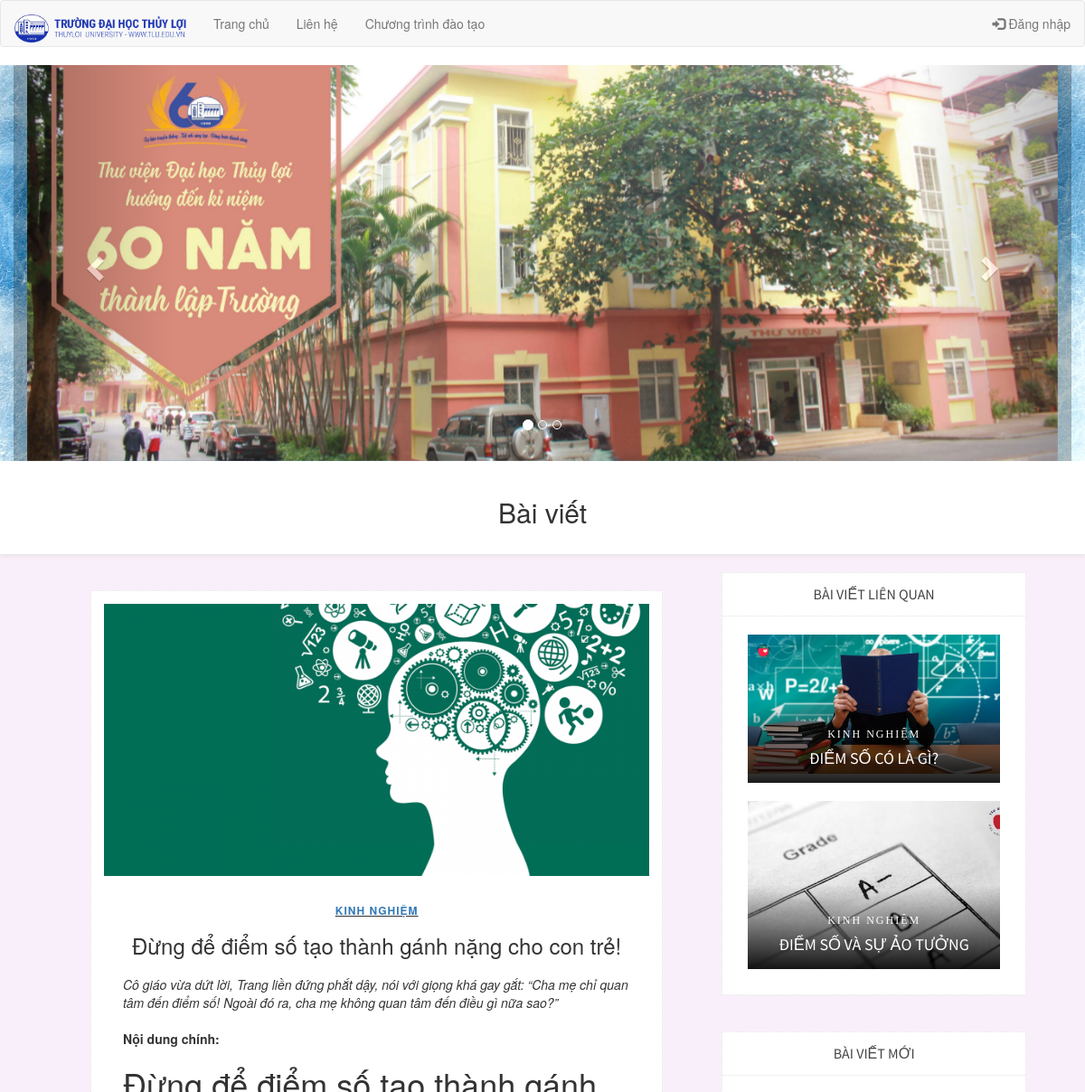
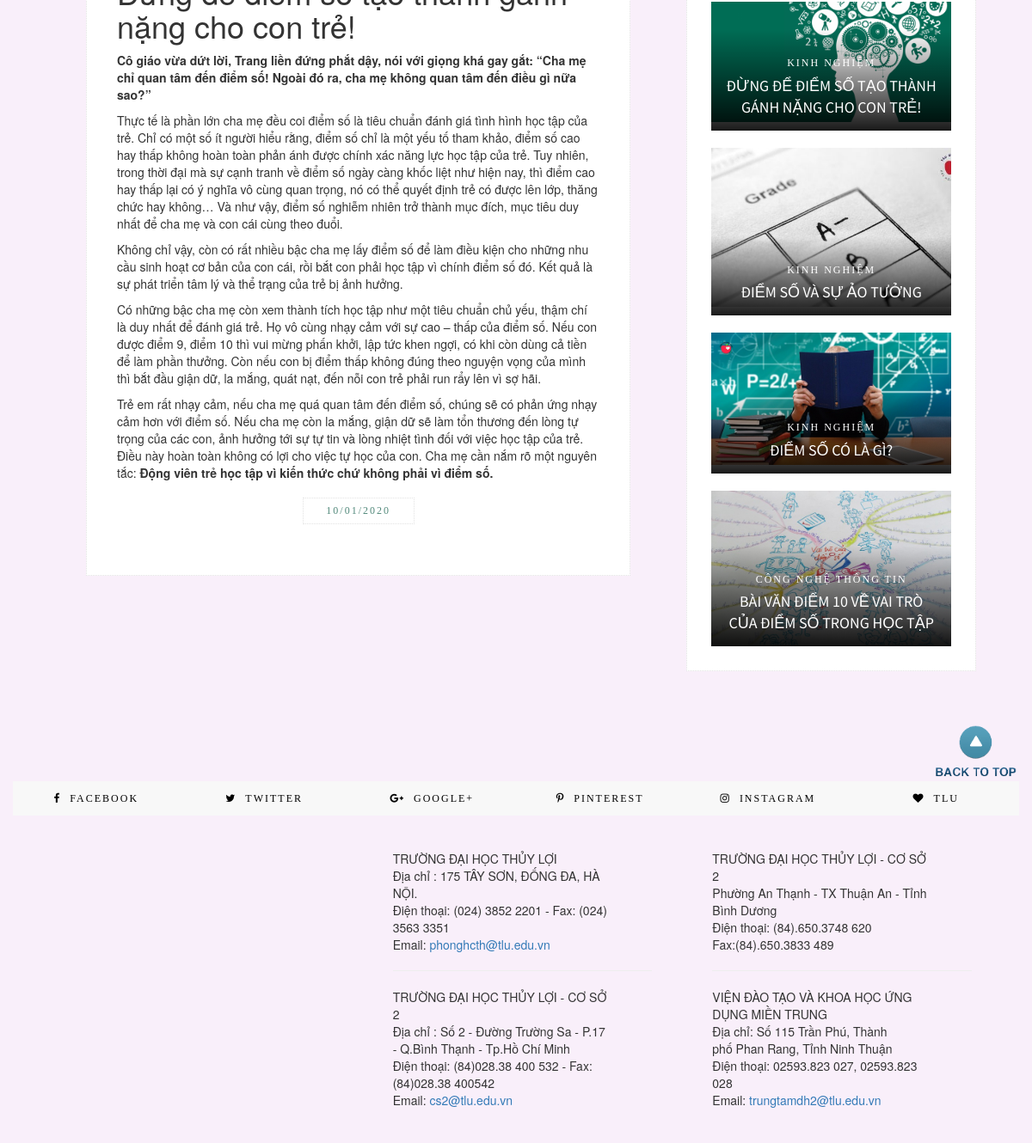
Screenshot of /index.php?controller=detailBlog&id=o3uTXBjcHw with the database file from the repository (2 pictures, top to bottom).
### tables this page shows
CREATE TABLE `menu_list_blog` (
  `id` int(11) NOT NULL,
  `avatar` varchar(255) NOT NULL,
  `name` varchar(255) NOT NULL,
  `metaTitle` varchar(255) NOT NULL,
  `catalog` int(2) DEFAULT NULL,
  `description` varchar(255) NOT NULL,
  `content` text NOT NULL,
  `token` varchar(35) NOT NULL,
  `hot` int(1) NOT NULL DEFAULT 1,
  `new` int(1) NOT NULL DEFAULT 1,
  `dateTime` varchar(20) NOT NULL,
  `created` timestamp NOT NULL DEFAULT current_timestamp(),
  `updated` timestamp NOT NULL DEFAULT current_timestamp() ON UPDATE current_timestamp()
);

CREATE TABLE `menu_catalog` (
  `id` int(11) NOT NULL,
  `name` varchar(255) NOT NULL,
  `metaTitle` varchar(255) NOT NULL,
  `created` timestamp NOT NULL DEFAULT current_timestamp(),
  `updated` timestamp NOT NULL DEFAULT current_timestamp() ON UPDATE current_timestamp()
);

### app/controllers/detailBlog.php (called while the page is built, shortened)
<?php
	class detailBlog extends Controller{
		public function __construct(){
			$id = isset($_GET["id"])?$_GET["id"]:"";
			$value = $this->Model->fetchOne("select * from menu_list_blog where token='$id'");
			include "app/views/detailBlog.php";
		}
	}
	new detailBlog();
?>

### index.php (called while the page is built, shortened)
<?php
	include "config/Config.php";
	include "config/Model.php";
	include "config/Controller.php";
	include "layout/client.php";
?>

### config/Controller.php (called while the page is built, shortened)
<?php
	class Controller {
		public function __construct(){
			$this->Model = new Model();
		}
	}

### config/Model.php (called while the page is built, shortened)
<?php
	class Model {
		public function fetch($sql){
			global $con;
			$result = mysqli_query($con,$sql);
			$arr = array();
			while($rows = mysqli_fetch_array($result))
				$arr[] = $rows;
			return $arr;
		}
		public function fetchOne($sql){
			global $con;
			$result = mysqli_query($con,$sql);
			$rows = mysqli_fetch_array($result);
			return $rows;
		}
	}

### app/controllers/newBlog.php (called while the page is built, shortened)
<?php
	class newBlogClient extends Controller{
		public function __construct(){
			$data = $this->Model->fetch("select * from menu_list_blog where new=1 order by id desc limit 4");
			include "app/views/newBlog.php";
		}
	}
	new newBlogClient();
?>

### app/views/newBlog.php (the view)
<aside class="widget">
    <h1 class="widget-title">Bài viết mới</h1>
    <div class="latest-posts latest">
        <?php foreach ($data as $value) {  ?>
            <div class="media">
                <div class="latest-post-thumb">
                    <img src="<?php echo $value["avatar"] ?>" class="img-responsive" width="100%" />
                </div>
                <div class="media-body">
                    <div class="entry-meta">
                        <a href="#" rel="category tag">
                            <?php
                                $key = $this->Model->fetchOne("select * from menu_catalog where id=".$value["catalog"]);
                                if(isset($key["name"]))
                                    echo $key["name"];
                            ?>
                        </a>
                    </div>
                    <h3 class="entry-title">
                        <a href="index.php?controller=detailBlog&id=<?php echo $value["token"] ?>"><?php echo $value["name"] ?></a>
                    </h3>
                </div>
            </div>
        <?php } ?>
    </div>
</aside>

### app/views/detailBlog.php
<div class="row">
    <div class="col-md-8">
    	<div class="row">
    		<div class="col-md-12">
    			<article class="post hentry">
                    <div class="thumbnails">
                        <img src="<?php echo $value["avatar"] ?>" class="post-thumbnail img-responsive" width="100%" />
                    </div>
    				<div class="post-content-area">
    					<header class="entry-header text-center">
                            <div class="post-cat">
                            	<a href="#" rel="category tag">
                            		<?php
                            			$key = $this->Model->fetchOne("select * from menu_catalog where id=".$value["catalog"]);
                            			if(isset($key["name"]))
                            				echo $key["name"];
                            		?>
                            	</a>
                            </div>
                        	<div class="entry-title" style="font-weight: 600px; font-size: 24px;">
                        		<?php echo $value["name"] ?>
                        	</div>
    					</header>
    					<div class="entry-content">
    						<span style="font-style: italic"><?php echo $value["description"] ?></span>
        					<p style="margin-top: 20px;">
                                <b>Nội dung chính: </b> <br>
        						<?php echo $value["content"] ?>
        					</p>
                    	</div>
                    	<div class="entry-meta text-center">
                    		<div class="share-this hidden-xs">
                    			<?php echo $value["dateTime"] ?>
                    		</div>
                        </div>
    				</div>
    		    </article>
    		</div>
    	</div>
    </div>
    <div class="col-md-4">
        <div class="primary-sidebar widget-area" role="complementary">
            <aside class="widget">
                <h1 class="widget-title">Bài viết liên quan</h1>
                <div class="latest-posts latest">
                    <?php
                        $data = $this->Model->fetch("select * from menu_list_blog where catalog=".$value['catalog']." and token != '$id' limit 4");
                        foreach ($data as $blog) {
                    ?>
                    <div class="media">
                        <div class="latest-post-thumb">
                            <img src="<?php echo $blog["avatar"] ?>" class="img-responsive" width="100%" />
                        </div>
                        <div class="media-body">
                            <div class="entry-meta">
                                <a href="#" rel="category tag">
                                    <?php
                                        $catalog = $this->Model->fetchOne("select * from menu_catalog where id=".$blog["catalog"]);
                                        if(isset($catalog["name"]))
                                            echo $catalog["name"];
                                    ?>
                                </a>
                            </div>
                            <h3 class="entry-title">
                                <a href="index.php?controller=detailBlog&id=<?php echo $blog["token"] ?>"><?php echo $blog["name"] ?></a>
                            </h3>
                        </div>
                    </div>
                    <?php } ?>
                </div>
            </aside>
            <?php include "app/controllers/newBlog.php"; ?>
        </div>
    </div>
</div>

### public/client/css/style.css (style rules this page uses)
body { background-color: #fafafa; color: #444444; font-family: 'Crimson Text', serif; font-weight: 400; font-size: 16px; line-height: 26px; text-rendering:optimizeLegibility; -webkit-font-smoothing: antialiased; -moz-font-smoothing: antialiased; }
a { text-decoration: none !important; color: #52897b; }
a, a:hover, .btn, .btn:hover, input.form-control:focus, textarea.form-control:focus { -webkit-transition: all 0.3s ease; -moz-transition: all 0.3s ease; transition: all 0.3s ease; }
p { color: #333333; }
h1, h2, h3, h4, h5, h6 { color: #333333; font-family: 'Open Sans', sans-serif; margin-bottom: 30px; }
.hentry { margin: 0 0 40px; background-color: #fff; border: 1px dotted #e2e2e2; }
.page-content, .entry-content, .entry-summary { margin: 15px 0 0; }
header.entry-header { margin-bottom: 2px; }
.post-content-area { padding-left: 35px; padding-right: 35px; padding-bottom: 35px; padding-top: 13px; }
.post-content-area .entry-header .post-cat { font-size: 12px; font-weight: 600; text-transform: uppercase; text-decoration: underline; line-height: 23px; margin-bottom: 10px; letter-spacing: 1px; }
.post-content-area .entry-meta { margin-top: 14px; }
.entry-meta { color: #30373b; font-weight: 400; font-size: 13px; font-family: 'Crimson Text', serif; letter-spacing: 2px; }
.entry-meta a { color: #30373b; }
article .thumbnails { margin: 14px; }
.share-this { border: 1px dotted #e2e2e2; background-color: #fff; padding: 6px 15px; display: block; text-transform: uppercase; text-align: center; font-size: 12px; color: #52897b; margin: 0 auto; width: 130px; letter-spacing: 2px; margin-bottom: 24px; margin-top: 19px; }
.widget { margin: 0 0 40px; background-color: #fff; border: 1px dotted #e2e2e2; padding-left: 28px; padding-right: 28px; padding-bottom: 28px; padding-top: 28px; }
.widget-title { color: #444444; font-size: 16px; font-weight: 400; text-transform: uppercase; font-family: 'Source Sans Pro', sans-serif; text-align: center; border-bottom: 1px dotted #e2e2e2; margin: -13px -28px 20px; padding: 0 28px 15px 28px; }
.widget .latest-posts .entry-title a { color: #fff; }
.widget .latest-posts .entry-title { font-size: 18px; font-family: 'Source Sans Pro', sans-serif; line-height: 25px; margin-top: 4px; margin-bottom: 0; font-weight: 400; text-transform: uppercase; }
.latest-posts .media, .latest-posts .media .media { position: relative; margin-top: 0; overflow: hidden; padding-bottom: 10px; padding-top: 20px; }
.latest-posts .media:first-child { padding-top: 0; }
.latest-posts .media:last-child { padding-bottom: 0; border-bottom: 0px solid; }
.latest-posts .entry-meta a { color: #fff; font-size: 12px; text-transform: uppercase; text-decoration: underline; }
.latest-posts .media-body { text-align: center; font-family: 'Source Sans Pro', sans-serif; font-weight: 400; padding: 30px 15px 15px 15px; background-image: -webkit-linear-gradient(top,transparent 0%,rgba(0,0,0,0.9) 100%); background-image: linear-gradient(to bottom,transparent 0%,rgba(0,0,0,0.9) 100%); background-repeat: repeat-x; filter: progid:DXImageTransform.Microsoft.gradient(startColorstr='#00000000', endColorstr='#e5000000', GradientType=0); position: absolute; bottom: 0px; left: 0px; right: 0px; width: 100%; }
.latest-post-thumb img { width: 100%; }

### layout/client.php (style rules this page uses)
.row { margin:20px; }
body { background-color: #F9EFFA; }

### rows the page displays
menu_list_blog: avatar (picture), name "Đừng để điểm số tạo thành gánh nặng cho con trẻ!", description "Cô giáo vừa dứt lời, Trang liền đứng phắt dậy, nói với giọng khá gay gắt: “Cha mẹ chỉ quan tâm đến điểm số! Ngoài đó ra, cha mẹ không quan tâm đến điều gì nữa sao?”", content "Đừng để điểm số tạo thành gánh nặng cho con trẻ! Cô giáo vừa dứt lời, Trang liền đứng phắt dậy, nói với giọng khá gay gắt: “Cha mẹ chỉ quan tâm đến điểm số! Ngoài đó ra, cha mẹ không quan tâm đến điều gì nữa sao?” Thực tế là phần lớn cha mẹ đều coi điểm số là tiêu chuẩn đánh giá tình hình học tập của trẻ. Chỉ có một số ít người hiểu rằng, điểm số chỉ là một yếu tố tham khảo, điểm số cao hay thấp không hoàn toàn phản ánh được chính xác năng lực học tập của trẻ. Tuy nhiên, trong thời đại mà sự cạnh tranh về điểm số ngày càng khốc liệt như hiện nay, thì điểm cao hay thấp lại có ý nghĩa vô cùng quan trọng, nó có thể quyết định trẻ có được lên lớp, thăng chức hay không… Và như vậy, điểm số…", dateTime "10/01/2020", menu_catalog.name "KINH NGHIỆM", name "ĐỪNG ĐỂ ĐIỂM SỐ TẠO THÀNH GÁNH NẶNG CHO CON TRẺ!"
menu_catalog: name "KINH NGHIỆM"
menu_list_blog: avatar (picture), menu_catalog.name "KINH NGHIỆM", name "ĐIỂM SỐ CÓ LÀ GÌ?"
menu_list_blog: avatar (picture), menu_catalog.name "KINH NGHIỆM", name "ĐIỂM SỐ VÀ SỰ ẢO TƯỞNG"
menu_list_blog: avatar (picture), menu_catalog.name "CÔNG NGHỆ THÔNG TIN", name "BÀI VĂN ĐIỂM 10 VỀ VAI TRÒ CỦA ĐIỂM SỐ TRONG HỌC TẬP"
